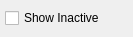
<?xml version="1.0" encoding="UTF-8"?>
<ui version="4.0">
 <comment>This file is part of the xTuple ERP: PostBooks Edition, a free and
open source Enterprise Resource Planning software suite,
Copyright (c) 1999-2011 by OpenMFG LLC, d/b/a xTuple.
It is licensed to you under the Common Public Attribution License
version 1.0, the full text of which (including xTuple-specific Exhibits)
is available at www.xtuple.com/CPAL.  By using this software, you agree
to be bound by its terms.</comment>
 <class>opportunityList</class>
 <widget class="QWidget" name="opportunityList">
  <property name="geometry">
   <rect>
    <x>0</x>
    <y>0</y>
    <width>133</width>
    <height>37</height>
   </rect>
  </property>
  <property name="windowTitle">
   <string>Opportunity List</string>
  </property>
  <layout class="QGridLayout" name="gridLayout">
   <item row="0" column="0">
    <widget class="XCheckBox" name="_showInactive">
     <property name="text">
      <string>Show Inactive</string>
     </property>
    </widget>
   </item>
  </layout>
 </widget>
 <layoutdefault spacing="5" margin="5"/>
 <customwidgets>
  <customwidget>
   <class>XCheckBox</class>
   <extends>QCheckBox</extends>
   <header>xcheckbox.h</header>
  </customwidget>
 </customwidgets>
 <tabstops>
  <tabstop>_showInactive</tabstop>
 </tabstops>
 <resources/>
 <connections/>
</ui>
